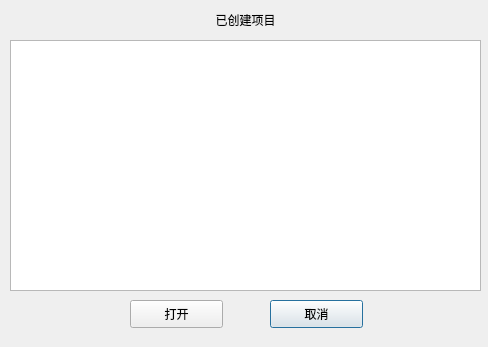
<?xml version="1.0" encoding="UTF-8"?>
<ui version="4.0">
 <class>open_project</class>
 <widget class="QDialog" name="open_project">
  <property name="geometry">
   <rect>
    <x>0</x>
    <y>0</y>
    <width>488</width>
    <height>347</height>
   </rect>
  </property>
  <property name="windowTitle">
   <string>打开项目</string>
  </property>
  <widget class="QPushButton" name="btu_close">
   <property name="geometry">
    <rect>
     <x>270</x>
     <y>300</y>
     <width>93</width>
     <height>28</height>
    </rect>
   </property>
   <property name="text">
    <string>取消</string>
   </property>
  </widget>
  <widget class="QPushButton" name="but_open">
   <property name="geometry">
    <rect>
     <x>130</x>
     <y>300</y>
     <width>93</width>
     <height>28</height>
    </rect>
   </property>
   <property name="text">
    <string>打开</string>
   </property>
  </widget>
  <widget class="QListWidget" name="lw_local_PN">
   <property name="geometry">
    <rect>
     <x>10</x>
     <y>40</y>
     <width>471</width>
     <height>251</height>
    </rect>
   </property>
  </widget>
  <widget class="QLabel" name="label_3">
   <property name="geometry">
    <rect>
     <x>10</x>
     <y>10</y>
     <width>471</width>
     <height>20</height>
    </rect>
   </property>
   <property name="text">
    <string>已创建项目</string>
   </property>
   <property name="alignment">
    <set>Qt::AlignCenter</set>
   </property>
  </widget>
 </widget>
 <resources/>
 <connections>
  <connection>
   <sender>btu_close</sender>
   <signal>clicked()</signal>
   <receiver>open_project</receiver>
   <slot>close()</slot>
   <hints>
    <hint type="sourcelabel">
     <x>226</x>
     <y>313</y>
    </hint>
    <hint type="destinationlabel">
     <x>333</x>
     <y>173</y>
    </hint>
   </hints>
  </connection>
 </connections>
</ui>
